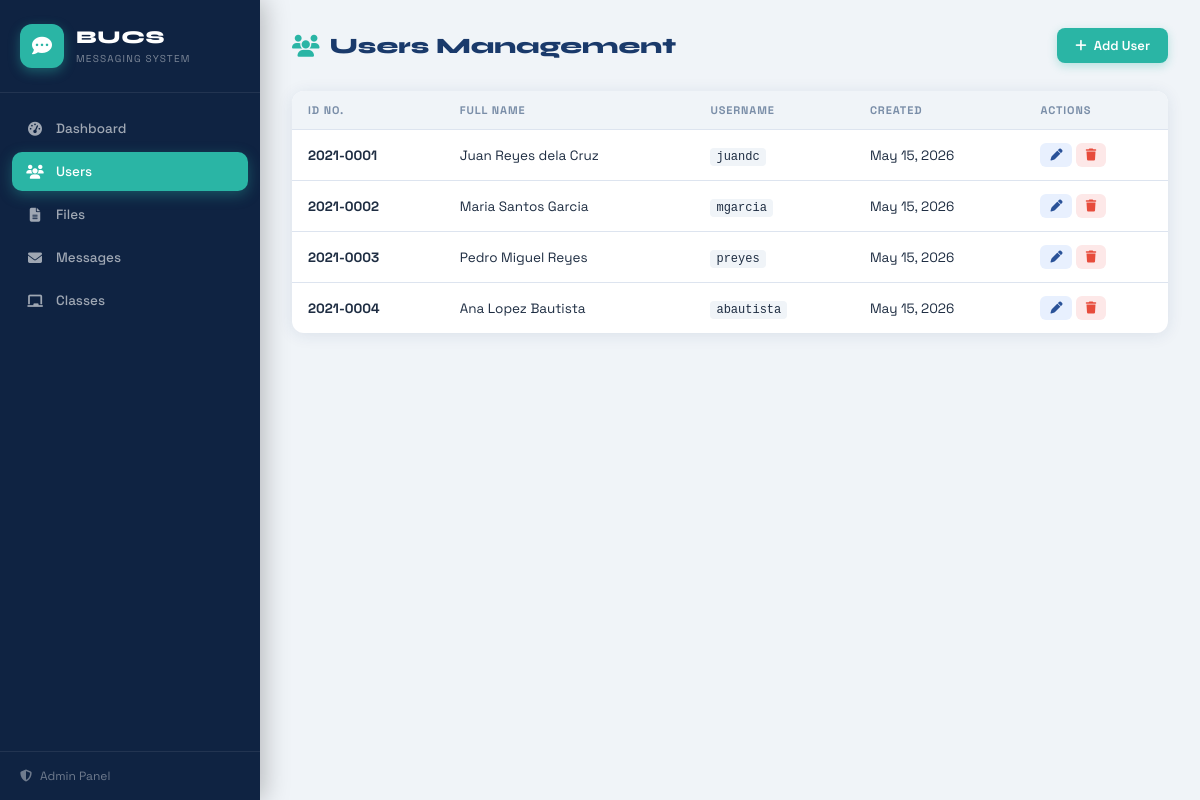
The page /pages/users.php on the database its author committed.
### tables this page shows
CREATE TABLE IF NOT EXISTS users (
    id_no       VARCHAR(20) PRIMARY KEY,
    fname       VARCHAR(50)  NOT NULL,
    mname       VARCHAR(50),
    lname       VARCHAR(50)  NOT NULL,
    uname       VARCHAR(50)  NOT NULL UNIQUE,
    pwd         VARCHAR(255) NOT NULL,
    created_at  DATETIME DEFAULT CURRENT_TIMESTAMP
);

### pages/users.php (the view, shortened to what this page needs)
<?php
$db = getDB();
$users = $db->query("SELECT * FROM users ORDER BY id_no");
?>
<!DOCTYPE html>
<html lang="en">
<head>
<link rel="stylesheet" href="https://cdnjs.cloudflare.com/ajax/libs/font-awesome/6.5.0/css/all.min.css">
<link rel="stylesheet" href="../assets/css/style.css">
</head>
<body>
<?php include '../includes/sidebar.php'; ?>
<main class="main-content">
  <div class="topbar">
    <h1 class="page-title"><i class="fa fa-users"></i> Users Management</h1>
    <button class="btn btn-primary" onclick="openModal('addModal')"><i class="fa fa-plus"></i> Add User</button>
  </div>
  <div class="section-card">
    <div class="table-wrap">
    <table class="data-table">
      <thead><tr><th>ID No.</th><th>Full Name</th><th>Username</th><th>Created</th><th>Actions</th></tr></thead>
      <tbody>
      <?php while($u = $users->fetch_assoc()): ?>
      <tr>
        <td><strong><?= htmlspecialchars($u['id_no']) ?></strong></td>
        <td><?= htmlspecialchars($u['fname'].' '.$u['mname'].' '.$u['lname']) ?></td>
        <td><code><?= htmlspecialchars($u['uname']) ?></code></td>
        <td><?= date('M d, Y', strtotime($u['created_at'])) ?></td>
        <td class="action-cell">
          <button class="btn btn-sm btn-edit" onclick='editUser(<?= json_encode($u) ?>)'><i class="fa fa-pen"></i></button>
          <button class="btn btn-sm btn-delete" onclick="confirmDelete('<?= $u['id_no'] ?>')"><i class="fa fa-trash"></i></button>
        </td>
      </tr>
      <?php endwhile; ?>
      </tbody>
    </table>
    </div>
  </div>
</main>
</body></html>

### assets/css/style.css (style rules this page uses)
:root { --blue: #1a3a6b; --blue-light: #2a5298; --teal: #2ab5a5; --teal-dark: #1a8a7c; --navy: #0f2342; --slate: #34495e; --bg: #f0f4f8; --surface: #ffffff; --border: #dde4ef; --text: #1e2d42; --text-muted: #7a8ea8; --success: #2ecc71; --error: #e74c3c; --sidebar-w: 260px; --radius: 12px; --shadow: 0 2px 16px rgba(26,58,107,.10); --shadow-lg: 0 8px 32px rgba(26,58,107,.18); }
*, *::before, *::after { box-sizing: border-box; margin: 0; padding: 0; }
body { font-family: 'Space Grotesk', sans-serif; background: var(--bg); color: var(--text); display: flex; min-height: 100vh; font-size: 14px; }
.main-content { margin-left: var(--sidebar-w); flex: 1; padding: 28px 32px; min-height: 100vh; }
.topbar { display: flex; align-items: center; justify-content: space-between; margin-bottom: 28px; gap: 16px; }
.page-title { font-family: 'Syne', sans-serif; font-size: 22px; font-weight: 800; color: var(--blue); display: flex; align-items: center; gap: 10px; }
.page-title i { color: var(--teal); }
.section-card { background: var(--surface); border-radius: var(--radius); box-shadow: var(--shadow); overflow: hidden; }
.table-wrap { overflow-x: auto; }
.data-table { width: 100%; border-collapse: collapse; font-size: 13.5px; }
.data-table thead tr { background: var(--bg); }
.data-table th { padding: 12px 16px; text-align: left; font-weight: 700; font-size: 11px; text-transform: uppercase; letter-spacing: .08em; color: var(--text-muted); white-space: nowrap; }
.data-table td { padding: 13px 16px; border-top: 1px solid var(--border); vertical-align: middle; }
.action-cell { white-space: nowrap; }
.btn { display: inline-flex; align-items: center; gap: 7px; padding: 9px 18px; border-radius: 8px; border: none; font-family: inherit; font-size: 13px; font-weight: 600; cursor: pointer; transition: all .18s; text-decoration: none; }
.btn-primary { background: var(--teal); color: #fff; box-shadow: 0 3px 10px rgba(42,181,165,.3); }
.btn-sm { padding: 6px 10px; font-size: 12px; border-radius: 6px; }
.btn-edit { background: #e8f0fe; color: var(--blue-light); }
.btn-delete { background: #fde8e8; color: var(--error); }
code { background: var(--bg); padding: 2px 6px; border-radius: 4px; font-size: 12px; }

### rows shown on the page
users: id_no "2021-0001", fname+mname+lname "Juan Reyes dela Cruz", uname "juandc", created_at "May 15, 2026"
users: id_no "2021-0002", fname+mname+lname "Maria Santos Garcia", uname "mgarcia", created_at "May 15, 2026"
users: id_no "2021-0003", fname+mname+lname "Pedro Miguel Reyes", uname "preyes", created_at "May 15, 2026"
users: id_no "2021-0004", fname+mname+lname "Ana Lopez Bautista", uname "abautista", created_at "May 15, 2026"

### other values the page prints
$label "Dashboard"
$label "Users"
$label "Files"
$label "Messages"
$label "Classes"
